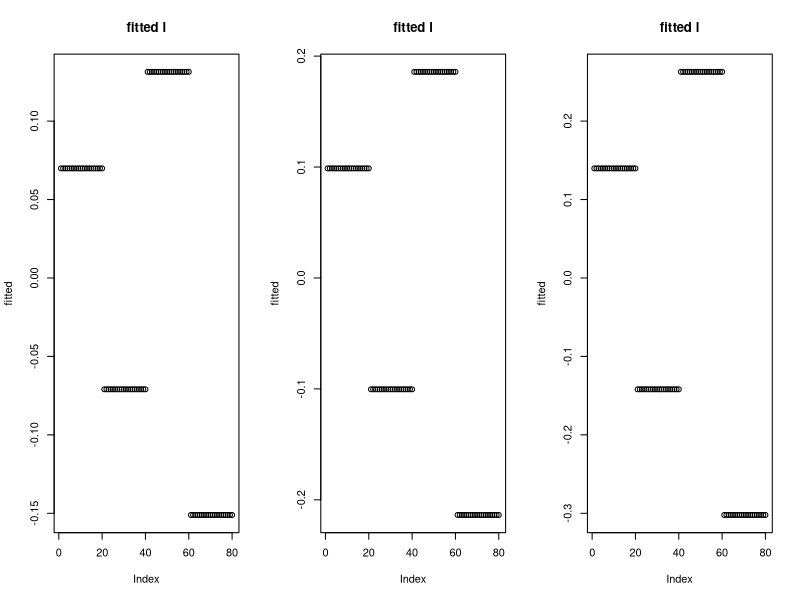
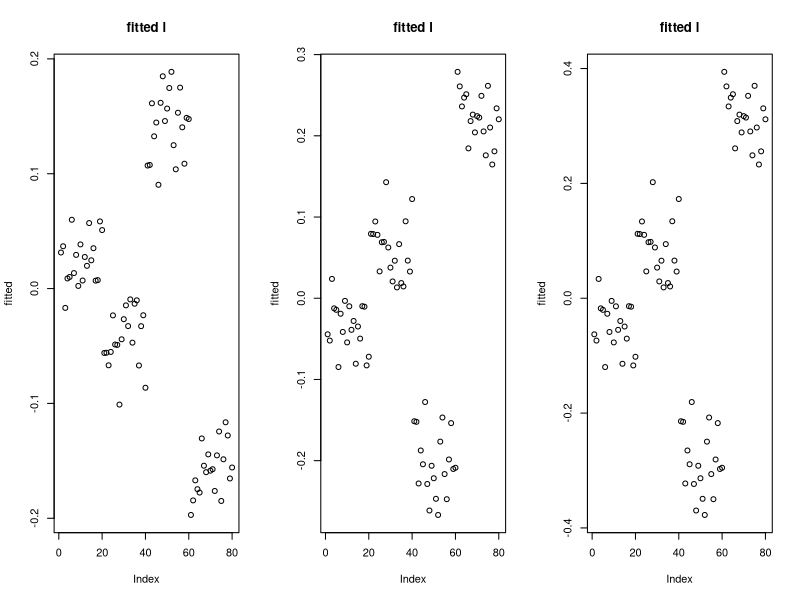
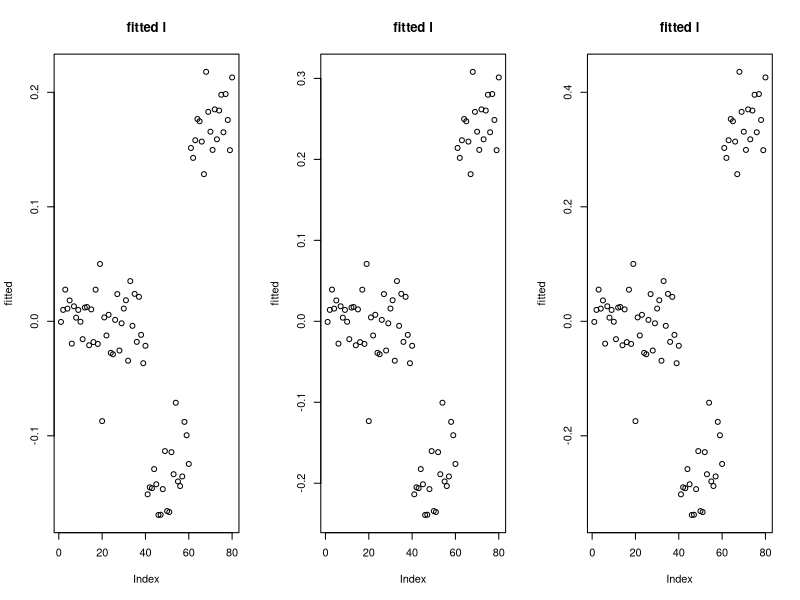

These figures' R source, in order:
## ---- chunk 1
# code originally from https://stephens999.github.io/misc/tree_pca_03.html.
#--------------------------------------------------
# create X
set.seed(123)
p = 1000
n = 20
f = list()
for(i in 1:6){ 
  f[[i]] = rnorm(p)
}
X =matrix(0,ncol=4*n, nrow=p)
X[,1:(2*n)] = f[[1]]
X[,(2*n+1):(4*n)] = f[[2]]

X[,1:n] = X[,1:n]+f[[3]]
X[,(n+1):(2*n)] = X[,(n+1):(2*n)]+f[[4]]
X[,(2*n+1):(3*n)] = X[,(2*n+1):(3*n)] + f[[5]]
X[,(3*n+1):(4*n)] = X[,(3*n+1):(4*n)] + f[[6]]
X.svd = svd(X)

# create X2
X2 = X- X.svd$u[,1:2] %*% diag(X.svd$d[1:2]) %*% t(X.svd$v[,1:2])

# adding noise
set.seed(9) # the seed where flash didn't work
X2n_a = X2 + rnorm(4*n*p,sd=3)

set.seed(5) # the seed where flash did work
X2n_b = X2 + rnorm(4*n*p,sd=3)
#--------------------------------------------------

# take transpose
X2 <- t(X2)
X2n_a <- t(X2n_a)
X2n_b <- t(X2n_b)

rm(X, X.svd, f, i, n, p)
## ---- chunk 2
# initialization of l using svd
demo.init.svd <- function(mat.X, r2){
      
    N <- nrow(mat.X)
    P <- ncol(mat.X)
    
    mat.X.svd <- svd(mat.X)
    init.l <- sqrt(r2)*(mat.X.svd$u[,1])
    init.w <- init.l^2
    init.eta <- r2/N
    
    init.sigmasq <- c((norm(mat.X, type='f')^2-t(init.l)%*%mat.X%*%t(mat.X)%*%init.l)/((N+1)*P))
    init.delta <- c((t(init.l)%*%mat.X%*%t(mat.X)%*%init.l)/(P*init.sigmasq*r2)-1)/r2

    init.Ew.inv <- 1/init.w
    
    out.list = list()
    out.list$l <- init.l
    out.list$w <- init.w
    out.list$eta <- init.eta
    out.list$Ew.inv <- init.Ew.inv
    out.list$sigmasq <- init.sigmasq
    out.list$delta <- init.delta

    return(out.list)
}
## ---- chunk 3
# leg A: given w, update l (essentially, Sigma.star), sigmasq, delta
demo.update.A <- function(mat.X, sigmasq, delta, Ew.inv,r2){
    # input: mat.X; sigmasq, delta, Ew.inv, 
    # output: Sigma.star, Elsq, Elxxl; updated sigmasq, delta; u1 (first left singular vector of Y)
  
    N <- nrow(mat.X)
    P <- ncol(mat.X)
  
    Y <- mat.X%*%t(mat.X)/(sigmasq*(r2+1/delta)) - diag(x=Ew.inv)
    Y.eigen <- eigen(Y)
    
    eval.expectation <- function(k){(sum(1/(k/(sigmasq*(r2+1/delta))-Y.eigen$values))-r2)^2}
    find.k.star <- optimize(f=eval.expectation,
                            interval = c((Y.eigen$values[1]+1/r2)*sigmasq*(r2+1/delta),
                                         (Y.eigen$values[1]+N/r2)*sigmasq*(r2+1/delta))
                            )
    k.star <- find.k.star$minimum
  
    d.tilde <- 1/(k.star/(sigmasq*(r2+1/delta))-Y.eigen$values)
    Sigma.star <- Y.eigen$vectors %*% diag(x=d.tilde) %*% t(Y.eigen$vectors)
    log.det.Sigma.star <- sum(log(d.tilde))

    Elsq <- diag(Sigma.star)
    ElXXl <- sum(diag((t(mat.X) %*% Sigma.star %*% mat.X)))
    
    sigmasq <- (norm(mat.X, type='f')^2-ElXXl/(r2+1/delta))/(N*P)
    delta <- max((ElXXl/(P*sigmasq*r2)-1)/r2,10^(-10)) # lower bound at 10^(-10)
    
    out.list = list()
    out.list$log.det.Sigma.star = log.det.Sigma.star
    out.list$Sigma.star = Sigma.star
    out.list$Elsq = Elsq
    out.list$ElXXl = ElXXl
    out.list$sigmasq = sigmasq
    out.list$delta = delta
    out.list$l = sqrt(r2)*(Y.eigen$vectors[,1])

    return(out.list)
}


# leg B: update eta and Ew.inv
demo.update.B <- function(mat.X, Elsq, eta=eta, niter.updates = 10){
  
    for (i in 1:niter.updates){
    Ew <- sqrt(eta/2)*sqrt(Elsq)+(eta/2)
    Ew.inv <- sqrt(2/(eta*Elsq))
    }
    
    out.list = list()
    out.list$Ew.inv = Ew.inv
    
    return(out.list)
}
## ---- chunk 4
demo.fit <- function(mat.X, niter, r2){
  
    N <- nrow(mat.X)
    P <- ncol(mat.X)
  
    par.init <- demo.init.svd(mat.X, r2) 
                                               
    Ew.inv <- par.init$Ew.inv
    sigmasq <- par.init$sigmasq
    delta <- par.init$delta
    eta <- par.init$eta
    
    for (i in 1:niter){
    # leg A
    temp.A <- demo.update.A(mat.X,
                          sigmasq=sigmasq,
                          delta=delta,
                          Ew.inv=Ew.inv,
                          r2=r2)
    Sigma.star <- temp.A$Sigma.star
    log.det.Sigma.star <- temp.A$log.det.Sigma.star
    Elsq <- temp.A$Elsq
    ElXXl <- temp.A$ElXXl
    sigmasq <- temp.A$sigmasq
    delta <- temp.A$delta
  
    # leg B
    temp.B <- demo.update.B(mat.X,
                          Elsq=Elsq,
                          eta=eta)
    Ew.inv <- temp.B$Ew.inv
    }
    
    out.list = list()
    out.list$log.det.Sigma.star <- log.det.Sigma.star
    out.list$Sigma.star <- Sigma.star
    out.list$Elsq <- Elsq
    out.list$ElXXl <- ElXXl
    out.list$sigmasq <- sigmasq
    out.list$delta <- delta
    out.list$eta <- eta
    out.list$Ew.inv <- Ew.inv
    out.list$l <- temp.A$l
    return(out.list)
}
## ---- chunk 5
mat.X <- X2
par(mfrow=c(1,3))

obj.fit    <- demo.fit(mat.X, r2=1, niter=10) 
plot(obj.fit$l, ylab='fitted', main='fitted l')
c(obj.fit$sigmasq, obj.fit$delta)

obj.fit    <- demo.fit(mat.X, r2=2, niter=10) 
plot(obj.fit$l, ylab='fitted', main='fitted l')
c(obj.fit$sigmasq, obj.fit$delta)

obj.fit    <- demo.fit(mat.X, r2=4, niter=10) 
plot(obj.fit$l, ylab='fitted', main='fitted l')
c(obj.fit$sigmasq, obj.fit$delta)
## ---- chunk 6
mat.X <- X2n_a
par(mfrow=c(1,3))

obj.fit    <- demo.fit(mat.X, r2=1, niter=10) 
plot(obj.fit$l, ylab='fitted', main='fitted l')
c(obj.fit$sigmasq, obj.fit$delta)

obj.fit    <- demo.fit(mat.X, r2=2, niter=10) 
plot(obj.fit$l, ylab='fitted', main='fitted l')
c(obj.fit$sigmasq, obj.fit$delta)

obj.fit    <- demo.fit(mat.X, r2=4, niter=10) 
plot(obj.fit$l, ylab='fitted', main='fitted l')
c(obj.fit$sigmasq, obj.fit$delta)
## ---- chunk 7
mat.X <- X2n_b
par(mfrow=c(1,3))

obj.fit    <- demo.fit(mat.X, r2=1, niter=10) 
plot(obj.fit$l, ylab='fitted', main='fitted l')
c(obj.fit$sigmasq, obj.fit$delta)

obj.fit    <- demo.fit(mat.X, r2=2, niter=10) 
plot(obj.fit$l, ylab='fitted', main='fitted l')
c(obj.fit$sigmasq, obj.fit$delta)

obj.fit    <- demo.fit(mat.X, r2=4, niter=10) 
plot(obj.fit$l, ylab='fitted', main='fitted l')
c(obj.fit$sigmasq, obj.fit$delta)
